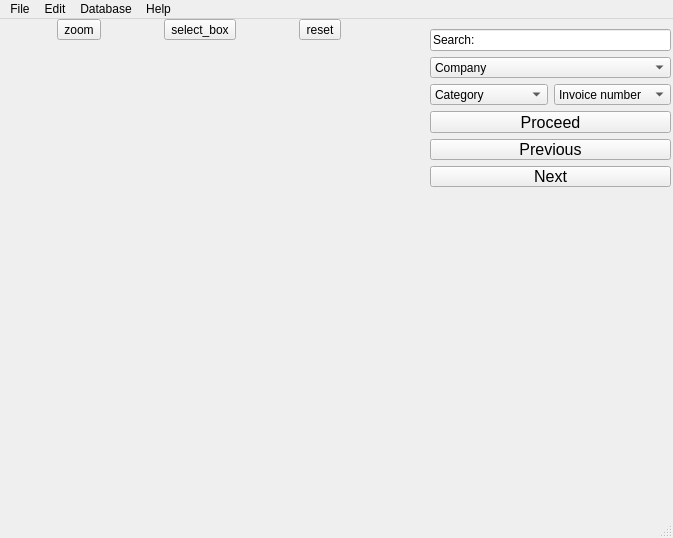
<?xml version="1.0" encoding="UTF-8"?>
<ui version="4.0">
 <class>MainWindow</class>
 <widget class="QMainWindow" name="MainWindow">
  <property name="geometry">
   <rect>
    <x>0</x>
    <y>0</y>
    <width>673</width>
    <height>538</height>
   </rect>
  </property>
  <property name="windowTitle">
   <string>MainWindow</string>
  </property>
  <property name="toolButtonStyle">
   <enum>Qt::ToolButtonIconOnly</enum>
  </property>
  <widget class="QWidget" name="centralwidget">
   <widget class="QWidget" name="verticalLayoutWidget">
    <property name="geometry">
     <rect>
      <x>430</x>
      <y>10</y>
      <width>241</width>
      <height>158</height>
     </rect>
    </property>
    <layout class="QVBoxLayout" name="area1">
     <item>
      <widget class="QLineEdit" name="lineEdit">
       <property name="inputMask">
        <string/>
       </property>
       <property name="text">
        <string>Search: </string>
       </property>
      </widget>
     </item>
     <item>
      <widget class="QComboBox" name="company">
       <property name="mouseTracking">
        <bool>false</bool>
       </property>
       <property name="layoutDirection">
        <enum>Qt::LeftToRight</enum>
       </property>
       <property name="autoFillBackground">
        <bool>false</bool>
       </property>
       <item>
        <property name="text">
         <string>Company</string>
        </property>
       </item>
      </widget>
     </item>
     <item>
      <layout class="QHBoxLayout" name="horizontalLayout">
       <item>
        <widget class="QComboBox" name="category">
         <item>
          <property name="text">
           <string>Category</string>
          </property>
         </item>
        </widget>
       </item>
       <item>
        <widget class="QComboBox" name="invoice_number">
         <item>
          <property name="text">
           <string>Invoice number</string>
          </property>
         </item>
        </widget>
       </item>
      </layout>
     </item>
     <item>
      <widget class="QPushButton" name="proceed">
       <property name="font">
        <font>
         <pointsize>12</pointsize>
        </font>
       </property>
       <property name="text">
        <string>Proceed</string>
       </property>
      </widget>
     </item>
     <item>
      <widget class="QPushButton" name="previous">
       <property name="sizePolicy">
        <sizepolicy hsizetype="Expanding" vsizetype="Expanding">
         <horstretch>0</horstretch>
         <verstretch>0</verstretch>
        </sizepolicy>
       </property>
       <property name="font">
        <font>
         <pointsize>12</pointsize>
        </font>
       </property>
       <property name="text">
        <string>Previous</string>
       </property>
      </widget>
     </item>
     <item>
      <widget class="QPushButton" name="next">
       <property name="sizePolicy">
        <sizepolicy hsizetype="Expanding" vsizetype="Expanding">
         <horstretch>0</horstretch>
         <verstretch>0</verstretch>
        </sizepolicy>
       </property>
       <property name="font">
        <font>
         <pointsize>12</pointsize>
        </font>
       </property>
       <property name="text">
        <string>Next</string>
       </property>
      </widget>
     </item>
    </layout>
   </widget>
   <widget class="QWidget" name="horizontalLayoutWidget">
    <property name="geometry">
     <rect>
      <x>0</x>
      <y>0</y>
      <width>401</width>
      <height>21</height>
     </rect>
    </property>
    <layout class="QHBoxLayout" name="horizontalLayout_2">
     <item>
      <widget class="QToolButton" name="toolButton">
       <property name="sizePolicy">
        <sizepolicy hsizetype="Fixed" vsizetype="Fixed">
         <horstretch>0</horstretch>
         <verstretch>0</verstretch>
        </sizepolicy>
       </property>
       <property name="baseSize">
        <size>
         <width>0</width>
         <height>0</height>
        </size>
       </property>
       <property name="text">
        <string>zoom</string>
       </property>
      </widget>
     </item>
     <item>
      <widget class="QToolButton" name="toolButton_2">
       <property name="text">
        <string>select_box</string>
       </property>
      </widget>
     </item>
     <item>
      <widget class="QToolButton" name="toolButton_3">
       <property name="text">
        <string>reset</string>
       </property>
      </widget>
     </item>
    </layout>
   </widget>
   <widget class="QWidget" name="verticalLayoutWidget_2">
    <property name="geometry">
     <rect>
      <x>430</x>
      <y>170</y>
      <width>241</width>
      <height>321</height>
     </rect>
    </property>
    <layout class="QVBoxLayout" name="verticalLayout_2"/>
   </widget>
   <widget class="QWidget" name="verticalLayoutWidget_3">
    <property name="geometry">
     <rect>
      <x>0</x>
      <y>30</y>
      <width>401</width>
      <height>461</height>
     </rect>
    </property>
    <layout class="QVBoxLayout" name="verticalLayout_3">
     <item>
      <widget class="QLabel" name="invoice">
       <property name="maximumSize">
        <size>
         <width>1000</width>
         <height>1000</height>
        </size>
       </property>
       <property name="text">
        <string/>
       </property>
       <property name="pixmap">
        <pixmap>pyqt/invoice1.jpg</pixmap>
       </property>
       <property name="scaledContents">
        <bool>true</bool>
       </property>
      </widget>
     </item>
    </layout>
   </widget>
  </widget>
  <widget class="QMenuBar" name="menubar">
   <property name="geometry">
    <rect>
     <x>0</x>
     <y>0</y>
     <width>673</width>
     <height>18</height>
    </rect>
   </property>
   <widget class="QMenu" name="menuFile">
    <property name="title">
     <string>File</string>
    </property>
    <addaction name="separator"/>
    <addaction name="action_New"/>
    <addaction name="actionOpen"/>
    <addaction name="separator"/>
    <addaction name="actionImport"/>
    <addaction name="actionExport"/>
    <addaction name="separator"/>
    <addaction name="actionSave"/>
    <addaction name="actionSave_as"/>
    <addaction name="separator"/>
    <addaction name="actionClose"/>
   </widget>
   <widget class="QMenu" name="menuEdit">
    <property name="title">
     <string>Edit</string>
    </property>
   </widget>
   <widget class="QMenu" name="menuDatabase">
    <property name="title">
     <string>Database</string>
    </property>
   </widget>
   <widget class="QMenu" name="menuHelp">
    <property name="title">
     <string>Help</string>
    </property>
   </widget>
   <addaction name="menuFile"/>
   <addaction name="menuEdit"/>
   <addaction name="menuDatabase"/>
   <addaction name="menuHelp"/>
  </widget>
  <widget class="QStatusBar" name="statusbar"/>
  <action name="actionImport">
   <property name="text">
    <string>Import</string>
   </property>
  </action>
  <action name="action_New">
   <property name="text">
    <string>New...</string>
   </property>
  </action>
  <action name="actionOpen">
   <property name="text">
    <string>Open...</string>
   </property>
  </action>
  <action name="actionExport">
   <property name="text">
    <string>Export</string>
   </property>
  </action>
  <action name="actionSave">
   <property name="text">
    <string>Save</string>
   </property>
  </action>
  <action name="actionSave_as">
   <property name="text">
    <string>Save as</string>
   </property>
  </action>
  <action name="actionClose">
   <property name="text">
    <string>Close</string>
   </property>
  </action>
 </widget>
 <resources/>
 <connections/>
</ui>
